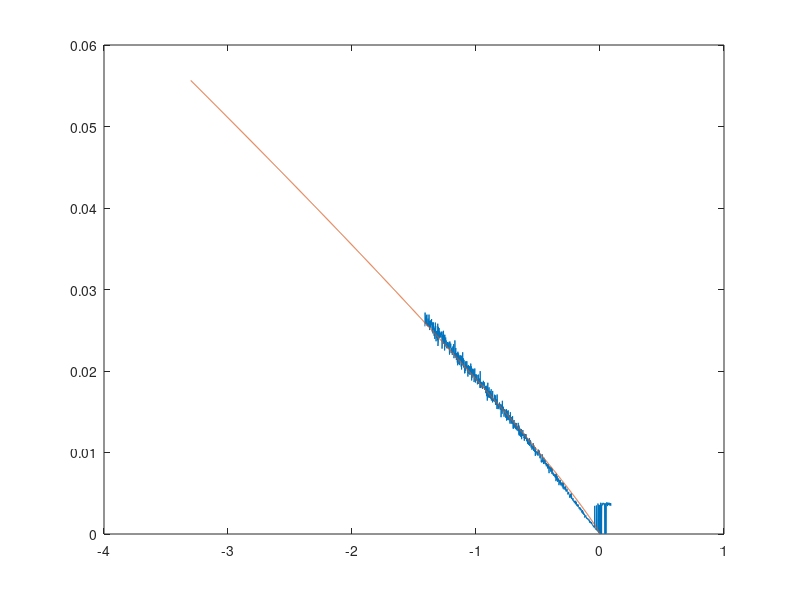
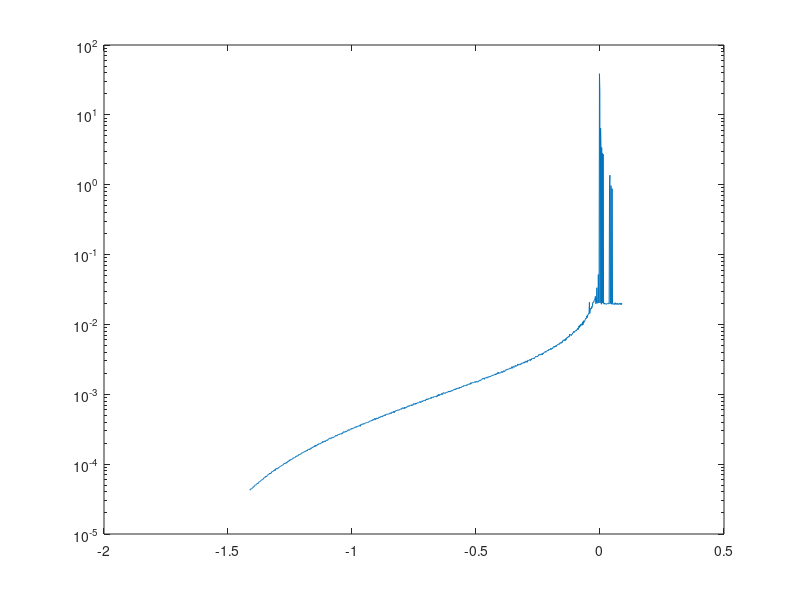

The MATLAB source for these figures, in order:
clear; clc;
close all;
load('RandomDynamicResults_1.5_0.1v.mat');

zeropoint = -0.4878899;

defoValues = defoValues - zeropoint;

plot(defoValues,acValues.^2)
hold on;
plot(-3.3:1e-3:0,0.019*(abs(-3.3:1e-3:0)).^0.9);

figure
semilogy(defoValues,variValues)
